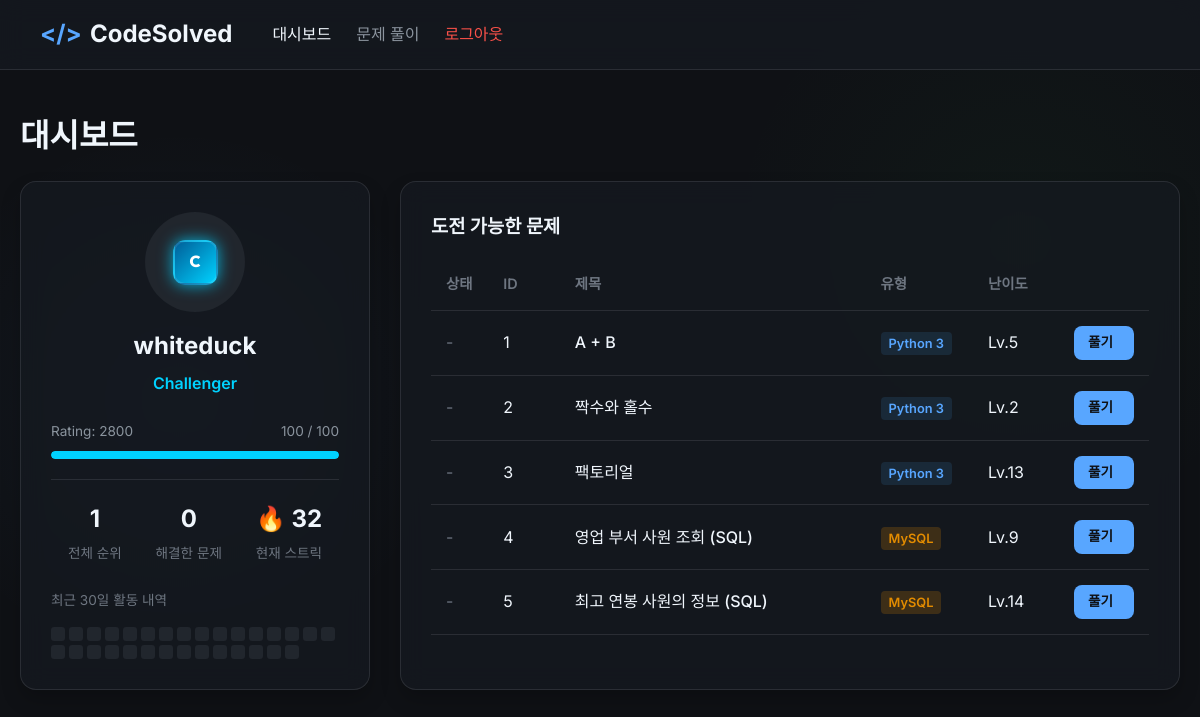
/index.php (signed in), run on the app's committed database.
### tables this page shows
CREATE Table users (
    id INT AUTO_INCREMENT PRIMARY KEY,
    username VARCHAR(50) NOT NULL UNIQUE,
    password_hash VARCHAR(255) NOT NULL,
    rating INT DEFAULT 0,  
    streak INT DEFAULT 0,  
    last_solved_date DATE DEFAULT NULL,  
    created_at TIMESTAMP DEFAULT CURRENT_TIMESTAMP
);

CREATE TABLE problems (
    id INT AUTO_INCREMENT PRIMARY KEY,
    title VARCHAR(100) NOT NULL,
    description TEXT NOT NULL,
    input_desc TEXT NOT NULL,
    output_desc TEXT NOT NULL,
    difficulty INT NOT NULL,  
    type ENUM('python', 'sql') NOT NULL,
    time_limit FLOAT DEFAULT 2.0,  
    memory_limit INT DEFAULT 128,  
    answer_query TEXT DEFAULT NULL,
    correct_result LONGTEXT DEFAULT NULL,  
    create_at TIMESTAMP DEFAULT CURRENT_TIMESTAMP
);

### includes/tier_helper.php (called while the page is built, shortened)
<?php
    function get_tier_info($rating, $rank = null) {
        $tier = [
            'name' => 'Unranked',
            'short_name' => 'Unranked',
            'rank_num' => '',
            'class' => 'tier-unranked',
            'color' => '#8a8f9d',
            'min_rating' => 0,
            'max_rating' => 99,
            'progress' => 0,
        ];
        if ($rating >= 2500) {
            $tier['min_rating'] = 2500;
            $tier['max_rating'] = 9999;
            $tier['progress'] = 100;
            if ($rank === 1) {
                $tier['name'] = 'Challenger';
                $tier['short_name'] = 'Challenger';
                $tier['class'] = 'tier-challenger';
                $tier['color'] = '#00d2ff';
            } elseif ($rank >= 2 && $rank <= 5) {
                $tier['name'] = 'Grandmaster';
                $tier['short_name'] = 'GrandMaster';
                $tier['class'] = 'tier-grandmaster';
                $tier['color'] = '#ff3366';
            } else {
                $tier['name'] = 'Master';
                $tier['short_name'] = 'Master';
                $tier['class'] = 'tier-master';
                $tier['color'] = '#d000ff';
            }
            return $tier;
        }
        $tiers = [
            ['name' => 'Iron',       'class' => 'tier-iron',     'color' => '#5c6370', 'min' => 100],
            ['name' => 'Bronze',     'class' => 'tier-bronze',   'color' => '#a0522d', 'min' => 500],
            ['name' => 'Silver',     'class' => 'tier-silver',   'color' => '#a8b4c4', 'min' => 900],
            ['name' => 'Gold',       'class' => 'tier-gold',     'color' => '#e5b83b', 'min' => 1300],
            ['name' => 'Platinum',   'class' => 'tier-platinum', 'color' => '#2cb396', 'min' => 1700],
            ['name' => 'Diamond',    'class' => 'tier-diamond',  'color' => '#57a3e4', 'min' => 2100],
        ];
        $currentTierIndex = 0;
        $cTier = $tiers[$currentTierIndex];
        $tier['short_name'] = $cTier['name'];
        $tier['class'] = $cTier['class'];
        $tier['color'] = $cTier['color'];
        $tier['min_rating'] = $cTier['min'];
        $tier['max_rating'] = $cTier['min'] + 399;
        $relativeRating = $rating - $cTier['min'];
        $step = (int)($relativeRating / 100);
        $romanNumerals = ['IV', 'III', 'II', 'I'];
        $tier['rank_num'] = $romanNumerals[$step];
        $tier['name'] = $cTier['name'] . ' ' . $tier['rank_num'];
        $tier['progress'] = $relativeRating % 100;
        return $tier;
    }
?>

### index.php (the view, shortened to what this page needs)
<?php
require_once __DIR__ . '/config/db.php';
require_once __DIR__ . '/includes/tier_helper.php';
$user_id = $_SESSION['user_id'];
$username = $_SESSION['username'] ?? 'User';
$userStmt = $pdo->prepare("
        SELECT rating, streak, last_solved_date
        FROM users
        WHERE id = :id
    ");
$userStmt->execute(['id' => $user_id]);
$user = $userStmt->fetch();
$rating = (int)$user['rating'];
$streak = (int)$user['streak'];
$rankStmt = $pdo->prepare("
        SELECT COUNT(*) + 1 as rank_pos
        FROM users
        WHERE rating > :rating
    ");
$rankStmt->execute(['rating' => $rating]);
$rank = (int)$rankStmt->fetch()['rank_pos'];
$tierInfo = get_tier_info($rating, $rank);
$solvedStmt = $pdo->prepare("
        SELECT COUNT(*) as solved_count
        FROM solved_problems
        WHERE user_id = :uid
    ");
$solvedStmt->execute(['uid' => $user_id]);
$solvedCount = $solvedStmt->fetch()['solved_count'];
$probStmt = $pdo->prepare("
        SELECT p.*,
        IF(sp.problem_id IS NOT NULL, 1, 0) as is_solved
        FROM problems p
        LEFT JOIN solved_problems sp ON p.id = sp.problem_id AND sp.user_id = :uid
        ORDER BY p.id ASC
    ");
$probStmt->execute(['uid' => $user_id]);
$problems = $probStmt->fetchAll();
$streakData = array_fill(0, 30, 0);
for ($i = 29; $i >= 0; $i--) {
    $level = 0;
    $streakData[29 - $i] = $level;
}
?>
<!DOCTYPE html>
<html lang="ko">
<head>
    <link rel="stylesheet" href="assets/css/style.css">
</head>
<body>
    <header>
        <div class="logo">
            <span>&lt;/&gt;</span> CodeSolved
        </div>
        <div class="nav-links">
            <a href="index.php" class="active">대시보드</a>
            <a href="problem.php">문제 풀이</a>
            <a href="auth/logout.php" style="color: var(--error);">로그아웃</a>
        </div>
    </header>
    <div class="container">
        <h1 class="page-title">대시보드</h1>
        <div class="dashboard-grid">
            <div class="card user-stats">
                <div class="profile-avatar">
                    <span class="tier-badge <?php echo htmlspecialchars($tierInfo['class']); ?>">
                        <?php echo htmlspecialchars(substr($tierInfo['short_name'], 0, 1)); ?>
                    </span>
                </div>
                <h2><?php echo htmlspecialchars($username); ?></h2>
                <p style="color: <?php echo htmlspecialchars($tierInfo['color']); ?>; font-weight: 600; margin-top: 5px;">
                    <?php echo htmlspecialchars($tierInfo['name']); ?>
                </p>
                <div class="exp-container">
                    <div class="exp-label">
                        <span>Rating: <?php echo htmlspecialchars($rating); ?></span>
                        <span><?php echo htmlspecialchars($tierInfo['progress']); ?> / 100</span>
                    </div>
                    <div class="exp-bar-bg">
                        <div class="exp-bar-fill" style="width: <?php echo htmlspecialchars($tierInfo['progress']); ?>%; background: <?php echo htmlspecialchars($tierInfo['color']); ?>"></div>
                    </div>
                </div>
                <div class="stat-numbers">
                    <div class="stat-item">
                        <div class="stat-value"><?php echo htmlspecialchars($rank); ?></div>
                        <div class="stat-label">전체 순위</div>
                    </div>
                    <div class="stat-item">
                        <div class="stat-value"><?php echo htmlspecialchars($solvedCount); ?></div>
                        <div class="stat-label">해결한 문제</div>
                    </div>
                    <div class="stat-item">
                        <div class="stat-value">🔥 <?php echo htmlspecialchars($streak); ?></div>
                        <div class="stat-label">현재 스트릭</div>
                    </div>
                </div>
                <div style="margin-top: 25px; text-align: left;">
                    <div style="font-size: 0.85rem; color: var(--text-muted); margin-bottom: 5px;">최근 30일 활동 내역</div>
                    <div class="streak-grid">
                        <?php foreach ($streakData as $level): ?>
                            <div class="streak-cell <?php echo htmlspecialchars($level > 0 ? 'streak-level-' . $level : ''); ?>" title="스트릭 레벨 <?php echo htmlspecialchars($level); ?>"></div>
                        <?php endforeach; ?>
                    </div>
                </div>
            </div>
            <div class="card">
                <h3 style="margin-bottom: 15px; display: flex; justify-content: space-between; align-items: center;">
                    <span>도전 가능한 문제</span>
                </h3>
                <table class="problem-list">
                    <thead>
                        <tr>
                            <th width="8%">상태</th>
                            <th width="10%">ID</th>
                            <th width="43%">제목</th>
                            <th width="15%">유형</th>
                            <th width="12%">난이도</th>
                            <th width="12%"></th>
                        </tr>
                    </thead>
                    <tbody>
                        <?php foreach ($problems as $p): ?>
                            <tr>
                                <td>
                                    <?php if ($p['is_solved']): ?>
                                        <span class="solved-icon">✔️</span>
                                    <?php else: ?>
                                        <span style="color: var(--text-muted);">-</span>
                                    <?php endif; ?>
                                </td>
                                <td><?php echo htmlspecialchars($p['id']); ?></td>
                                <td style="font-weight: 500;">
                                    <a href="problem.php?id=<?php echo htmlspecialchars($p['id']); ?>" style="color: var(--text-primary);">
                                        <?php echo htmlspecialchars($p['title']); ?>
                                    </a>
                                </td>
                                <td>
                                    <?php if ($p['type'] === 'python'): ?>
                                        <span class="badge badge-python">Python 3</span>
                                    <?php else: ?>
                                        <span class="badge badge-sql">MySQL</span>
                                    <?php endif; ?>
                                </td>
                                <td>Lv.<?php echo htmlspecialchars($p['difficulty']); ?></td>
                                <td>
                                    <a href="problem.php?id=<?php echo htmlspecialchars($p['id']); ?>" class="btn btn-primary" style="padding: 6px 14px; font-size: 0.85rem; white-space: nowrap; min-width: 60px; text-align: center;">풀기</a>
                                </td>
                            </tr>
                        <?php endforeach; ?>
                    </tbody>
                </table>
            </div>
        </div>
    </div>
</body>
</html>

### assets/css/style.css (style rules this page uses)
:root { --bg-primary: #0f1115; --bg-secondary: #161b22; --bg-tertiary: #21262d; --text-primary: #f0f6fc; --text-secondary: #8b949e; --text-muted: #6e7681; --accent-color: #58a6ff; --accent-hover: #79c0ff; --success: #2ea043; --warning: #d29922; --error: #f85149; --border-color: rgba(240, 246, 252, 0.1); --glass-bg: rgba(22, 27, 34, 0.7); --glass-blur: blur(12px); --transition: all 0.3s cubic-bezier(0.25, 0.8, 0.25, 1); --shadow-sm: 0 4px 6px rgba(0,0,0,0.1); --shadow-md: 0 10px 20px rgba(0,0,0,0.2); --shadow-glow: 0 0 15px rgba(88, 166, 255, 0.15); }
* { margin: 0; padding: 0; box-sizing: border-box; }
body { background-color: var(--bg-primary); color: var(--text-primary); font-family: 'Inter', -apple-system, sans-serif; line-height: 1.6; background-image: radial-gradient(circle at 15% 50%, rgba(88, 166, 255, 0.05), transparent 25%), radial-gradient(circle at 85% 30%, rgba(46, 160, 67, 0.05), transparent 25%); background-attachment: fixed; }
a { color: var(--accent-color); text-decoration: none; transition: var(--transition); }
header { background: var(--glass-bg); backdrop-filter: var(--glass-blur); -webkit-backdrop-filter: var(--glass-blur); border-bottom: 1px solid var(--border-color); height: 70px; display: flex; align-items: center; padding: 0 40px; position: sticky; top: 0; z-index: 100; }
.logo { font-size: 1.5rem; font-weight: 700; color: var(--text-primary); margin-right: 40px; display: flex; align-items: center; gap: 8px; }
.logo span { color: var(--accent-color); }
.nav-links { display: flex; gap: 25px; }
.nav-links a { color: var(--text-secondary); font-weight: 500; position: relative; padding: 5px 0; }
.nav-links a:hover, .nav-links a.active { color: var(--text-primary); }
.container { max-width: 1200px; margin: 40px auto; padding: 0 20px; }
.dashboard-grid { display: grid; grid-template-columns: 350px 1fr; gap: 30px; }
.card { background: var(--glass-bg); backdrop-filter: var(--glass-blur); -webkit-backdrop-filter: var(--glass-blur); border: 1px solid var(--border-color); border-radius: 16px; padding: 30px; box-shadow: var(--shadow-md); transition: var(--transition); }
.profile-avatar { width: 100px; height: 100px; border-radius: 50%; background: var(--bg-tertiary); margin: 0 auto 15px; display: flex; align-items: center; justify-content: center; font-size: 2.5rem; }
.exp-container { margin-top: 25px; }
.exp-label { display: flex; justify-content: space-between; font-size: 0.85rem; color: var(--text-secondary); margin-bottom: 8px; }
.exp-bar-bg { width: 100%; height: 8px; background-color: var(--bg-primary); border-radius: 4px; overflow: hidden; }
.exp-bar-fill { height: 100%; background: linear-gradient(90deg, #168069, #2cb396); border-radius: 4px; position: relative; }
.streak-grid { display: flex; flex-wrap: wrap; gap: 4px; margin-top: 15px; }
.streak-cell { width: 14px; height: 14px; border-radius: 3px; background-color: var(--bg-tertiary); transition: transform 0.2s; cursor: pointer; }
.btn { display: inline-flex; align-items: center; padding: 8px 16px; border-radius: 8px; font-weight: 600; font-size: 0.9rem; cursor: pointer; transition: var(--transition); border: none; color: white; }
.btn-primary { background-color: var(--accent-color); color: var(--bg-primary); }
.tier-badge { display: inline-flex; align-items: center; justify-content: center; width: 45px; height: 45px; border-radius: 12px; font-family: 'Outfit', 'Inter', sans-serif; font-weight: 800; color: #ffffff; font-size: 1rem; box-shadow: 0 4px 6px rgba(0, 0, 0, 0.15); border: 2px solid rgba(255, 255, 255, 0.1); position: relative; overflow: hidden; }
.tier-challenger { background: linear-gradient(135deg, #005f99 0%, #00d2ff 100%); box-shadow: 0 0 15px rgba(0, 210, 255, 0.8); animation: pulseGlow 2s infinite alternate; }

### data on the page
users: rating "2800", streak "32"
problems: id "1", title "A + B", type "Python 3", difficulty "5"
problems: id "2", title "짝수와 홀수", type "Python 3", difficulty "2"
problems: id "3", title "팩토리얼", type "Python 3", difficulty "13"
problems: id "4", title "영업 부서 사원 조회 (SQL)", type "MySQL", difficulty "9"
problems: id "5", title "최고 연봉 사원의 정보 (SQL)", type "MySQL", difficulty "14"

### other printed values
substr($tierInfo['short_name'], 0, 1) "C"
$username "whiteduck"
$tierInfo['name'] "Challenger"
$tierInfo['progress'] "100"
$rank "1"
$solvedCount "0"
